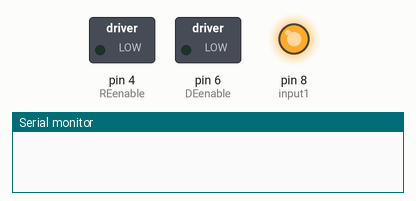
This sketch was run on a simulated Arduino Mega 2560, built with avr-gcc and run on an emulated ATmega2560. On the bench: switched loads named in the sketch (green lamp = pin HIGH), output pins drawn as LEDs (lit = HIGH), the last lines printed to the serial monitor.

Above: at 1.1 s.
At 7.1 s:
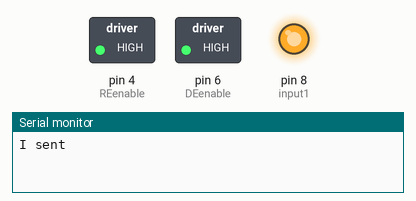
At 7.6 s:
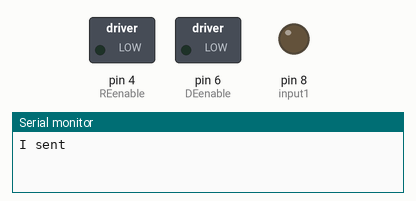
Timing chart, 0 to 9.1 s (numbered marks = the images above):
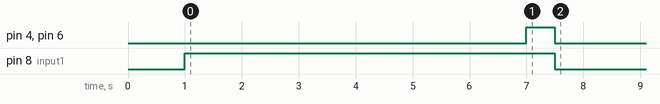

The sketch:

UART_Test.ino
```cpp
#include <SoftwareSerial.h>

//Define Pins on the Arduino
const int TX2 = 2; //Define RX pin used for Touchpad Coms
const int RX2 = 7; //Define TX pin used for Touchpad Coms
const int dirPIN = 12;
const int enablePIN = 11;
const int DEenable = 6; //Driver Output Enable on MAX485. HIGH to Enable
const int REenable = 4; //Reciever Output Enable on MAX485. LOW to Enable
const int input1 = 8;
int myTurn = 1;

uint32_t number = 1;
uint8_t endBytes[] = {0xff, 0xff, 0xff}; //Set the ending characters that need to be sent when sending things to touchpad per Nextion User Guide
String dfd = ""; //Data from display
int incomingByte = 0;
uint8_t enable = 0; //Can take a value of 0 for off and 1 for on
uint8_t direction = 0; //Can take a value of 0 for CW and 1 for CCW
const int steps = 300; //The amount of steps the motor has to turn
const unsigned long defaultTimeout = 500;


SoftwareSerial Serial2(RX2, TX2); // RX, TX Software Serial Object. Pins 7 and 2 are used for UART now

void setup() {
  Serial.begin(9600); //Begin Serial to debug with computer over USB
  Serial1.begin(38400); //Begin Serial1 on RX and TX pins to communicate with Motor. Serial1 is hardware Serial. Always set to TX/RX pins
  Serial2.begin(9600); //begin Software Serial on Pins 7 and 2 to talk to the Touch Screen
  delay(1000);        // Wait for Serial to Begin

  pinMode(DEenable, OUTPUT);
  pinMode(REenable, OUTPUT);
  pinMode(input1, OUTPUT); //I do not know what input1 really does at this point
  digitalWrite(input1, HIGH);
  digitalWrite(DEenable, LOW); //Disable data being sent to motor
  digitalWrite(REenable, LOW); //Enable data to be sent to Arduino

  // configurePage();
  delay(1000);
  enable = 0;

  //  // Set initial motor parameters
  // setMotorParameters();

  // // Spin the motor clockwise for the specified number of steps
  // spinClockwise(steps);
  // delay(defaultTimeout);  // Wait for the motion to complete

  // // Stop the motor
  // stopMotion();
  // delay(defaultTimeout);  // Wait before next operation

  // // Spin the motor counterclockwise for the specified number of steps
  // spinCounterClockwise(steps);
  // delay(defaultTimeout);  // Wait for the motion to complete

  // // Stop the motor again
  // stopMotion();
}


void loop() {
  // digitalWrite(input1, LOW);
  // delay(2000);
  // digitalWrite(input1, HIGH);
  // delay(3000);
  // if(direction == 0){
  //   //Serial1.print("START CCW 200\r");
  //   //Serial1.write('\r');
  //   delay(300);
  //   direction = 1;
  //   // digitalWrite(input1, LOW);
  //   // delay(2000);
  //   // digitalWrite(input1, HIGH);
  // } else {
  //   //Serial1.print("START CW 200\r");
  //   //Serial1.write('\r');
  //   delay(300);
  //   direction = 0;
  //   // digitalWrite(input1, LOW);
  //   // delay(2000);
  //   // digitalWrite(input1, HIGH);
  // }
  //digitalWrite(input1, LOW);
  // Serial1.print("t1.txt=");
  // Serial1.print(String("\"go\""));
  // Serial1.write(endBytes, sizeof(endBytes));
  // delay(200);
  // Serial1.print("get t1.txt");
  // Serial1.write(endBytes, sizeof(endBytes));
  //Serial.print("C:CCTR?");
  // if(Serial1.available() >= 0){
  //   //digitalWrite(LED_BUILTIN, HIGH);
  //   //recieveInput();
  // } else {}
  delay(5000);
  if(myTurn == 1){
    digitalWrite(REenable, HIGH); //Disable incoming data from MAX485
    digitalWrite(DEenable, HIGH); //Enable outgoing data from MAX485
    digitalWrite(input1, HIGH);
    // Serial1.println("@0A1_100000");
    // Serial1.write('\r');
    // delay(500);
    // Serial1.println("@0B1_1000");
    // Serial1.write("\r");
    // delay(500);
    // Serial1.println("@0M1_4000");
    // Serial1.write("\r");
    // delay(500);
    // Serial1.println("@0N1_500");
    // Serial1.write("\r");
    // delay(500);
    // Serial1.println("@0T1_100");
    // Serial1.write("\r");
    // delay(500);
    // Serial1.println("@0R8");
    // Serial1.write("\r");
    // delay(500);
    // Serial1.println("@0+");
    // Serial1.write("\r");
    // delay(500);
    // Serial1.println("@0G1");
    // Serial1.write("\r");
    // delay(500);
    Serial.print("I sent");

    Serial1.print("@1$");
    Serial1.write('\r');
    delay(500);
    digitalWrite(DEenable, LOW); //Disable outgoing data from MAX485
    digitalWrite(REenable, LOW); //Enable incoming data from MAX485
    digitalWrite(input1, LOW);
    //digitalWrite(enablePIN, HIGH);
    myTurn = 0;
  }

  //Check for updates from stepper motor
  while(Serial1.available()){ //Only entered if there is data on the Hardware Serial RX FIFO
    incomingByte = Serial1.read(); //Read a single byte from Stepper Motor and save it to variable incomingByte
    // Serial.print("I received: ");
    // Serial.println(incomingByte, HEX);
    //myTurn = 1;

  }
    //incomingByte = Serial2.read(); //Read a single Byte from Touchpad and save it to variable incoming Byte
  delay(150);
  // if (enable ==1) {

  //   // read the incoming byte:
  //   incomingByte = Serial1.read();

  //   // say what you got:
  // }
  // delay(1000);
}

void setMotorParameters() {
  // Send commands to set motor acceleration, base speed, max speed, etc.
  Serial1.print("@0A1_100000");  // Set acceleration
  Serial1.println();
  delay(defaultTimeout);

  Serial1.print("@0B1_1000");  // Set base speed
  Serial1.println();
  delay(defaultTimeout);

  Serial1.print("@0M1_4000");  // Set max speed
  Serial1.println();
  delay(defaultTimeout);

  Serial1.print("@0N1_");  // Set index number (steps to move)
  Serial1.print(steps);
  Serial1.println();
  delay(defaultTimeout);

  Serial1.print("@0T1_100");  // Set complete time
  Serial1.println();
  delay(defaultTimeout);

  Serial1.print("@0R8");  // Set microstep resolution (optional)
  Serial1.println();
  delay(defaultTimeout);
}

// Function to spin the motor clockwise
void spinClockwise(int numSteps) {
  Serial1.print("@0+");  // Set direction clockwise
  Serial1.println();
  delay(defaultTimeout);

  Serial1.print("@0G1");  // Start the motor (Index 1)
  Serial1.println();
  delay(defaultTimeout);
}

// Function to spin the motor counterclockwise
void spinCounterClockwise(int numSteps) {
  Serial1.print("@0-");  // Set direction counterclockwise
  Serial1.println();
  delay(defaultTimeout);

  Serial1.print("@0G1");  // Start the motor (Index 1)
  Serial1.println();
  delay(defaultTimeout);
}

// Function to stop the motor (hard limit)
void stopMotion() {
  Serial1.print("@0H");  // Stop motion (Hard Limit)
  Serial1.println();
  delay(defaultTimeout);
}

void configurePage(){
  Serial2.write(0x70);
  Serial2.write(0x61);
  Serial2.write(0x67);
  Serial2.write(0x65);
  Serial2.write(0x20);
  Serial2.write(0x30);
  //Serial2.print("page 0");
  Serial2.write(endBytes, sizeof(endBytes));
}

void recieveInput() {
  dfd += char(Serial.read());
  if(dfd.length()>3 && dfd.substring(0,3) !="C:C") {
    dfd=""; //Throw away junk RX data for right now
  } else {
    if(dfd.substring((dfd.length()-1),dfd.length()) == "?") { //Confirms it is a valid command
      String message = dfd.substring(3,6);
      //Serial.print(message);
      //Serial.print("t1.txt=");
      //Serial.print(String("\"go\""));
      //Serial.write(endBytes, sizeof(endBytes));
    }
    //if(){ //Confirms it is a value being sent
        //Do Stuff with the value I recieve after I send a get function
    //}
  }
}
```

Measured:
- by itself, pin 4 (REenable), pin 6 (DEenable): LOW → HIGH at 7.0 s, → LOW 0.50 s later
- by itself, pin 8 (input1): HIGH → LOW at 7.5 s
